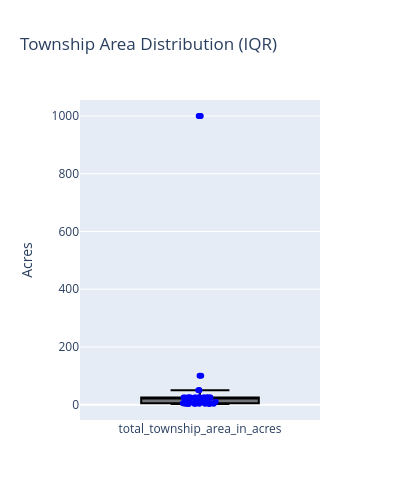

The cell this chart's notebook holds for it:
### Markdown cell above
## Total township area

### Code cell
col = 'total_township_area_in_acres'

# Null checks
print(f"dtype: {df[col].dtype}")
print(f"NaN count: {df[col].isna().sum()}")
print(f"Unique values: {df[col].nunique()}")
print(f"\nValue counts (top 10):\n{df[col].value_counts().head(10)}")
print(f"\nStats:\n{df[col].describe()}")

# Box plot
fig = go.Figure()
fig.add_trace(go.Box(
    y=df[col],
    boxpoints='all',
    jitter=0.3,
    pointpos=0,
    marker=dict(color='blue', size=6),
    line=dict(color='black'),
    name=col
))
fig.update_layout(title='Township Area Distribution (IQR)',
                yaxis_title='Acres', height=500, width=400)
fig.show()

### Figure 1 — Plotly figure (JSON) as saved in the notebook; plotly's stock layout.template omitted (floating-point values rounded to 4 significant figures; data arrays with more than 128 entries replaced by an {"elided": "..."} marker saying what was removed)
{"data": [{"boxpoints": "all", "jitter": 0.3, "line": {"color": "black"}, "marker": {"color": "blue", "size": 6}, "name": "total_township_area_in_acres", "pointpos": 0, "type": "box", "y": {"elided": "199 float values"}}], "layout": {"height": 500, "title": {"text": "Township Area Distribution (IQR)"}, "width": 400, "yaxis": {"title": {"text": "Acres"}}}}
